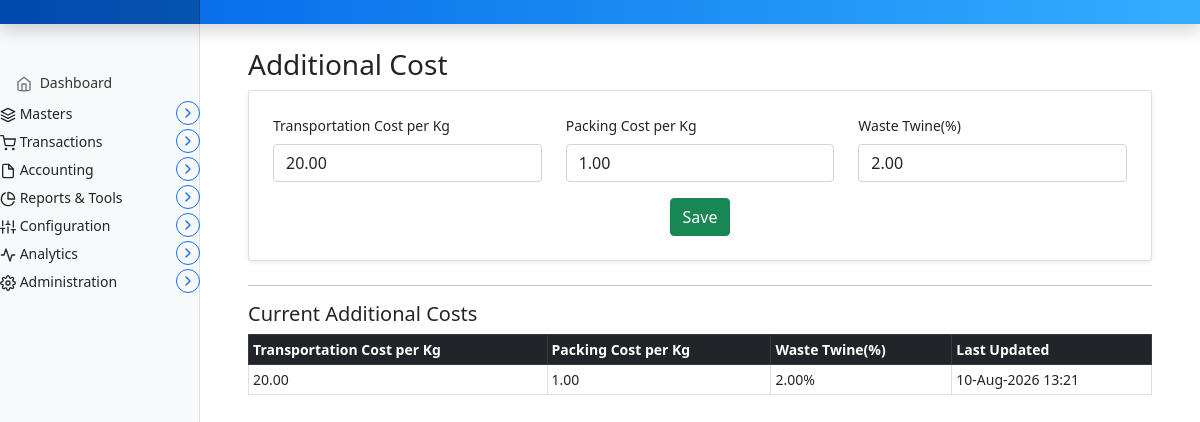
The page /invoice/configuration/additional-cost (signed in) on the database as committed earlier.
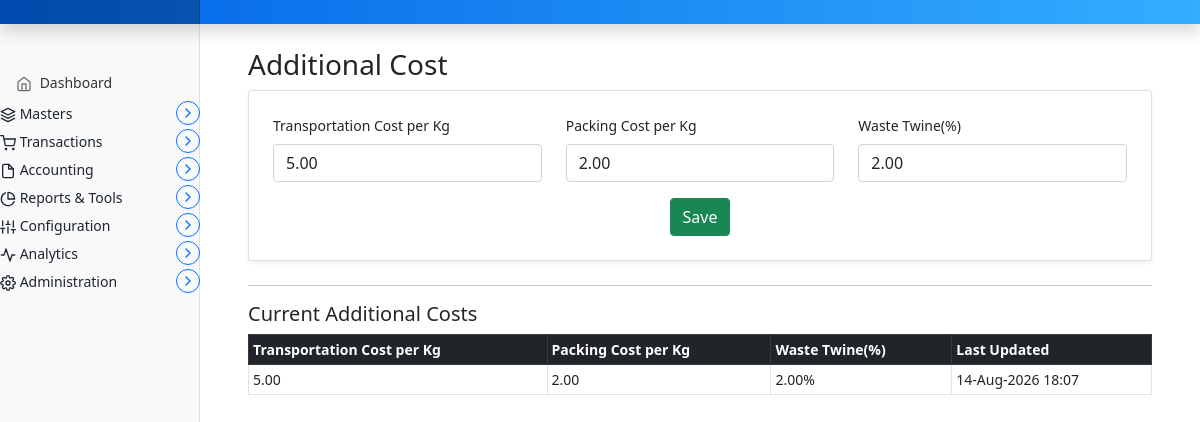
The same page on the database as committed later.
### marania_invoice_app/models.py (models this page shows, shortened)
class AdditionalCost(models.Model):
    id = models.AutoField(primary_key=True)
    transportation_cost_per_kg = models.DecimalField(max_digits=10, decimal_places=2)
    packing_cost_per_kg = models.DecimalField(max_digits=10, decimal_places=2)
    waste_percentage = models.DecimalField(max_digits=10, decimal_places=2, default=2)
    created_at = models.DateTimeField(auto_now_add=True)
    updated_at = models.DateTimeField(auto_now=True)
    class Meta:
        verbose_name = "Additional Cost"
        verbose_name_plural = "Additional Costs"

### marania_invoice_app/views.py (the view, shortened to what this page needs)
# urls.py: path('configuration/additional-cost', views.additional_cost_view, name='additional_cost'),
@login_required
def additional_cost_view(request):
    cost_obj, _ = AdditionalCost.objects.get_or_create(
        id=1,
        defaults={
            "transportation_cost_per_kg": 0,
            "packing_cost_per_kg": 0,
            "waste_percentage": 2,
        }
    )
    context = {
        "cost": cost_obj,
    }
    return render(request, "marania_invoice_app/additional_cost.html", context)

### templates/marania_invoice_app/additional_cost.html (shortened to what this page needs)
{% extends 'partials/base.html' %}
{% load static %}
{% block main %}
<main class="col-md-9 ms-sm-auto col-lg-10 px-md-4">
  <div class="container my-4">
    <h3>Additional Cost</h3>
    <form method="POST" id="additional-cost-form">
      <div class="card p-4 mb-4 shadow-sm">
        <div class="row mb-3">
          <div class="col-md-4">
            <label class="form-label">Transportation Cost per Kg</label>
            <input type="number" step="0.01" name="transportation_cost_per_kg" class="form-control" value="{{ cost.transportation_cost_per_kg }}">
          </div>
          <div class="col-md-4">
            <label class="form-label">Packing Cost per Kg</label>
            <input type="number" step="0.01" name="packing_cost_per_kg" class="form-control" value="{{ cost.packing_cost_per_kg }}">
          </div>
          <div class="col-md-4">
            <label class="form-label">Waste Twine(%)</label>
            <input type="number" step="0.01" name="waste_percentage" class="form-control" value="{{ cost.waste_percentage }}">
          </div>
        </div>
        <div class="text-center">
          <button type="submit" name="action" value="save" class="btn btn-success">Save</button>
        </div>
      </div>
    </form>
    <hr>
    <h5>Current Additional Costs</h5>
    <div class="table-responsive">
      <table class="table table-bordered table-hover table-sm">
        <thead class="table-dark">
          <tr>
            <th>Transportation Cost per Kg</th>
            <th>Packing Cost per Kg</th>
            <th>Waste Twine(%)</th>
            <th>Last Updated</th>
          </tr>
        </thead>
        <tbody>
          <tr>
            <td>{{ cost.transportation_cost_per_kg }}</td>
            <td>{{ cost.packing_cost_per_kg }}</td>
            <td>{{ cost.waste_percentage }}%</td>
            <td>{{ cost.updated_at|date:"d-M-Y H:i" }}</td>
          </tr>
        </tbody>
      </table>
    </div>
  </div>
</main>
{% endblock %}

### templates/partials/base.html (shortened to what this page needs)
{% load static %}
<!doctype html>
<html lang="en">
  <head>
    <link href="{% static 'assets/css/bootstrap.min.css' %}" rel="stylesheet">
    <link href="{% static 'assets/css/dashboard.css' %}" rel="stylesheet">
  </head>
  <body>
<header class="navbar navbar-dark sticky-top"
style="background: linear-gradient(90deg, #0062E6, #33AEFF); flex-wrap: nowrap; padding: 0; box-shadow: 0 0.5rem 1rem rgba(0,0,0,.15);">
  <a class="navbar-brand col-md-3 col-lg-2 me-0 px-3" href="#"> {{ config.CompanyName }}</a>
</header>
<div class="container-fluid">
  <div class="row">
    <nav id="sidebarMenu" class="col-md-3 col-lg-2 d-md-block bg-light sidebar collapse">
      <div class="position-sticky pt-3">
        <ul class="nav flex-column">
          <li class="nav-item">
            <a class="nav-link" href="{% url 'dashboard' %}">
              <span data-feather="home"></span>
              Dashboard
            </a>
          </li>
          <li class="nav-item">
            <div class="d-flex justify-content-between align-items-center mb-1 parent-menu">
              <span>
                <span data-feather="layers"></span>
                Masters
              </span>
              <button class="collapse-btn btn btn-outline-primary btn-sm rounded-circle"
                      type="button"
                      data-bs-toggle="collapse"
                      data-bs-target="#MastersSubmenu"
                      aria-expanded="false"
                      aria-controls="MastersSubmenu">
                <span class="collapse-icon" data-feather="chevron-right"></span>
              </button>
            </div>
          </li>
          <li class="nav-item">
            <div class="d-flex justify-content-between align-items-center mb-1 parent-menu">
              <span>
                <span data-feather="shopping-cart"></span>
                Transactions
              </span>
              <button class="collapse-btn btn btn-outline-primary btn-sm rounded-circle"
                      type="button"
                      data-bs-toggle="collapse"
                      data-bs-target="#TransactionsSubmenu"
                      aria-expanded="false"
                      aria-controls="TransactionsSubmenu">
                <span class="collapse-icon" data-feather="chevron-right"></span>
              </button>
            </div>
          </li>
          <li class="nav-item">
            <div class="d-flex justify-content-between align-items-center mb-1 parent-menu">
              <span>
                <span data-feather="file"></span>
                Accounting
              </span>
              <button class="collapse-btn btn btn-outline-primary btn-sm rounded-circle"
                      type="button"
                      data-bs-toggle="collapse"
                      data-bs-target="#AccountingSubmenu"
                      aria-expanded="false"
                      aria-controls="AccountingSubmenu">
                <span class="collapse-icon" data-feather="chevron-right"></span>
              </button>
            </div>
          </li>
          <li class="nav-item">
            <div class="d-flex justify-content-between align-items-center mb-1 parent-menu">
              <span>
                <span data-feather="pie-chart"></span>
                Reports & Tools
              </span>
              <button class="collapse-btn btn btn-outline-primary btn-sm rounded-circle"
                      type="button"
                      data-bs-toggle="collapse"
                      data-bs-target="#ReportsSubmenu"
                      aria-expanded="false"
                      aria-controls="ReportsSubmenu">
                <span class="collapse-icon" data-feather="chevron-right"></span>
              </button>
            </div>
          </li>
          <li class="nav-item">
            <div class="d-flex justify-content-between align-items-center mb-1 parent-menu">
              <span>
                <span data-feather="sliders"></span>
                Configuration
              </span>
              <button class="collapse-btn btn btn-outline-primary btn-sm rounded-circle"
                      type="button"
                      data-bs-toggle="collapse"
                      data-bs-target="#ConfigurationSubmenu"
                      aria-expanded="false"
                      aria-controls="ConfigurationSubmenu">
                <span class="collapse-icon" data-feather="chevron-right"></span>
              </button>
            </div>
          </li>
          <li class="nav-item">
            <div class="d-flex justify-content-between align-items-center mb-1 parent-menu">
              <span>
                <span data-feather="activity"></span>
                Analytics
              </span>
              <button class="collapse-btn btn btn-outline-primary btn-sm rounded-circle"
                      type="button"
                      data-bs-toggle="collapse"
                      data-bs-target="#AnalyticsSubmenu"
                      aria-expanded="false"
                      aria-controls="AnalyticsSubmenu">
                <span class="collapse-icon" data-feather="chevron-right"></span>
              </button>
            </div>
          </li>
          <li class="nav-item">
            <div class="d-flex justify-content-between align-items-center mb-1 parent-menu">
              <span>
                <span data-feather="settings"></span>
                Administration
              </span>
              <button class="collapse-btn btn btn-outline-primary btn-sm rounded-circle"
                      type="button"
                      data-bs-toggle="collapse"
                      data-bs-target="#AdminSubmenu"
                      aria-expanded="false"
                      aria-controls="AdminSubmenu">
                <span class="collapse-icon" data-feather="chevron-right"></span>
              </button>
            </div>
          </li>
        </ul>
      </div>
    </nav>
  {% block main %}
  {% endblock %}
  </div>
</div>
  </body>
</html>

### static/assets/css/dashboard.css (style rules this page uses)
body { font-size: .875rem; }
.feather { width: 16px; height: 16px; vertical-align: text-bottom; }
.sidebar { position: fixed; top: 0; bottom: 0; left: 0; z-index: 100; padding: 48px 0 0; box-shadow: inset -1px 0 0 rgba(0, 0, 0, .1); }
.sidebar .nav-link { font-weight: 500; color: #333; }
.sidebar .nav-link .feather { margin-right: 4px; color: #727272; }
.navbar-brand { padding-top: .75rem; padding-bottom: .75rem; font-size: 1rem; background-color: rgba(0, 0, 0, .25); box-shadow: inset -1px 0 0 rgba(0, 0, 0, .25); }

### templates/partials/base.html (style rules this page uses)
.collapse-icon { transition: transform 0.3s ease; }
.collapse-btn { width: 24px; height: 24px; display: flex; align-items: center; justify-content: center; padding: 0; font-size: 16px; font-weight: bold; transition: all 0.3s ease; }

Rows that differ between the two databases and show on the page:
changed AdditionalCost: transportation_cost_per_kg "20.00" → "5.00"; packing_cost_per_kg "1.00" → "2.00"; updated_at "10-Aug-2026 13:21" → "14-Aug-2026 18:07"
